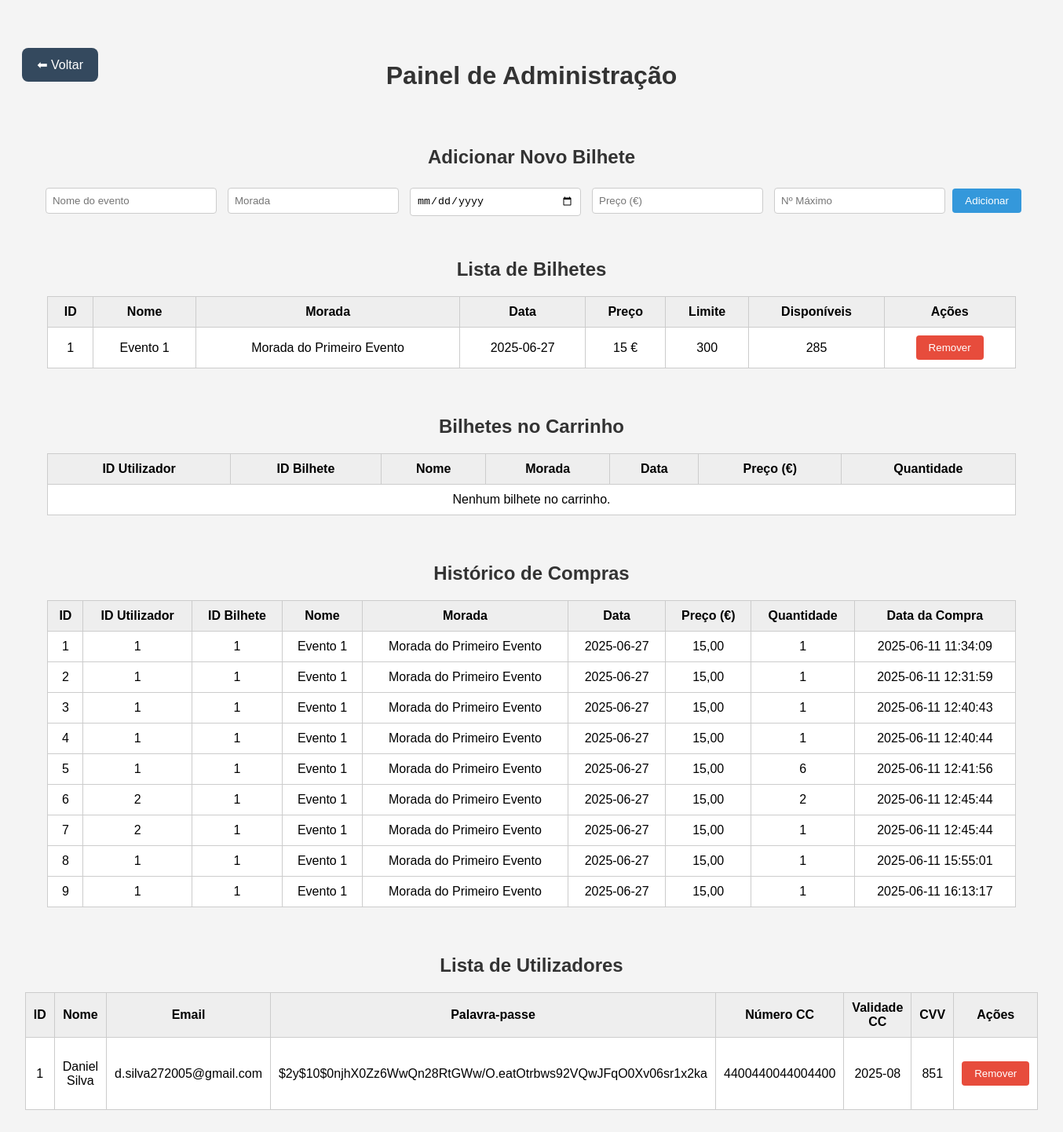
Before: /WebSite/admin_page.php with the older database file.
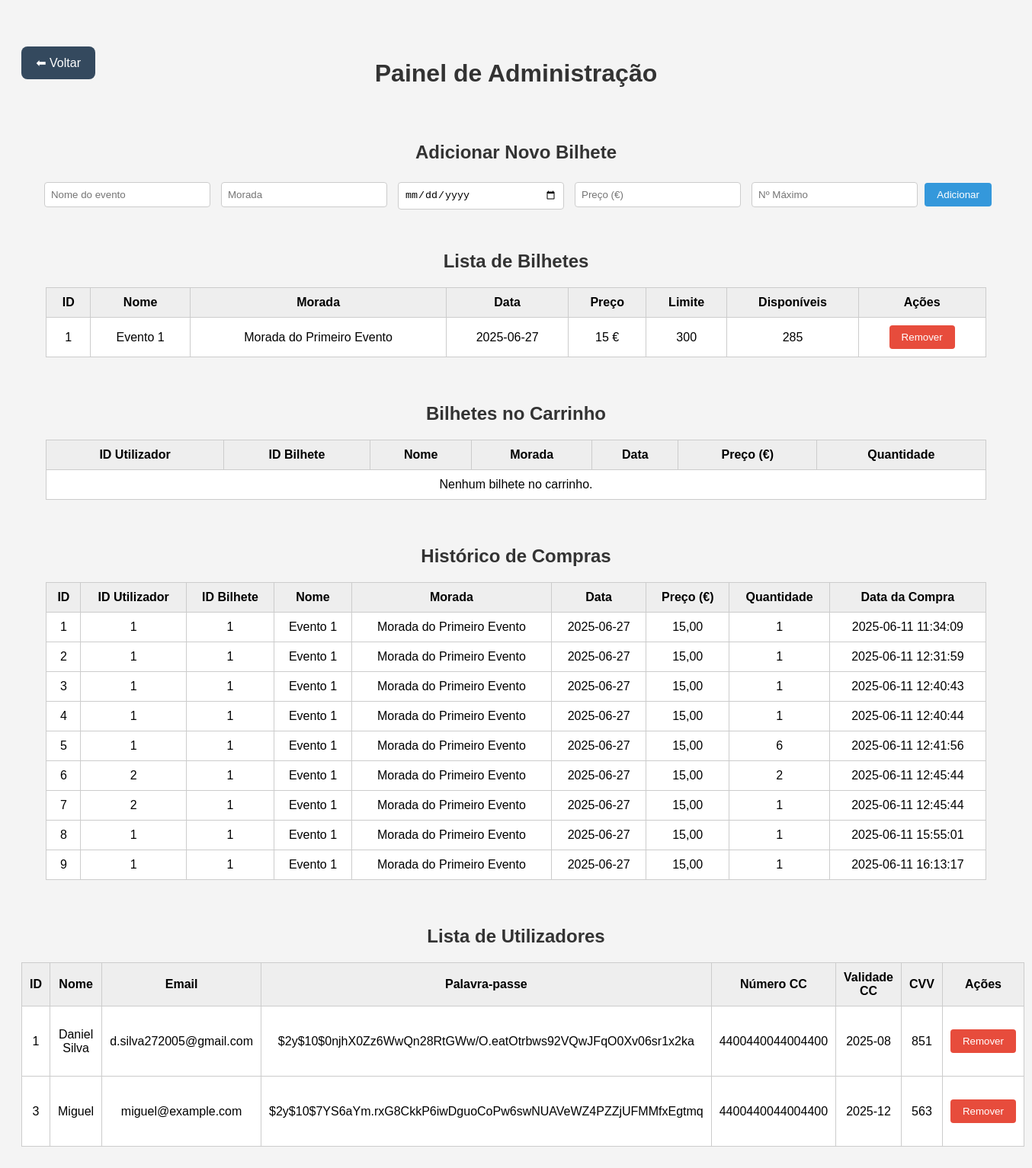
After: the same page with the newer database file.
### tables this page shows
CREATE TABLE lista_bilhetes (
        id INTEGER PRIMARY KEY AUTOINCREMENT,
        nome TEXT NOT NULL,
        morada TEXT NOT NULL,
        dia TEXT NOT NULL,
        preco REAL NOT NULL,
        limite INTEGER,
        disponiveis INTEGER
    );

CREATE TABLE historico (
        id INTEGER PRIMARY KEY AUTOINCREMENT,
        user_id INTEGER,
        id_bilhete INTEGER,
        nome TEXT NOT NULL,
        morada TEXT NOT NULL,
        dia TEXT NOT NULL,
        preco REAL NOT NULL,
        quantidade INTEGER,
        data_compra TEXT
    );

CREATE TABLE dados_cliente (
        user_id INTEGER PRIMARY KEY AUTOINCREMENT,
        nome TEXT NOT NULL,
        email TEXT NOT NULL,
        palavrapasse TEXT NOT NULL,
        num_cc INTEGER,
        validade_cc TEXT NOT NULL,
        cvv_cc INTEGER
    );

### WebSite/admin_page.php (the view, shortened to what this page needs)
<?php
$db = new SQLite3('../DataBase/venda_bilhetes.db');
$bilhetes = [];
$result = $db->query("SELECT * FROM lista_bilhetes");
while ($row = $result->fetchArray(SQLITE3_ASSOC)) {
    $bilhetes[] = $row;
}
$bilhetes_carrinho = [];
$historico = [];
$resultHistorico = $db->query("SELECT * FROM historico");
while ($row = $resultHistorico->fetchArray(SQLITE3_ASSOC)) {
    $historico[] = $row;
}
$utilizadores = [];
$resultUsers = $db->query("SELECT * FROM dados_cliente");
while ($row = $resultUsers->fetchArray(SQLITE3_ASSOC)) {
    $utilizadores[] = $row;
}
?>
<!DOCTYPE html>
<html lang="pt">
<head>
</head>
<body>
    <div class="header">
        <a href="index.php" class="voltar">⬅ Voltar</a>
        <h1>Painel de Administração</h1>
    </div>
<section id="gestao-bilhetes">
    <h2>Adicionar Novo Bilhete</h2>
    <form method="POST">
        <input type="text" name="nome" placeholder="Nome do evento" required>
        <input type="text" name="morada" placeholder="Morada" required>
        <input type="date" name="dia" required>
        <input type="number" name="preco" placeholder="Preço (€)" required>
        <input type="number" name="limite" placeholder="Nº Máximo" required>
        <button class="add" type="submit" name="adicionar">Adicionar</button>
    </form>
    <h2>Lista de Bilhetes</h2>
    <table>
        <tr>
            <th>ID</th>
            <th>Nome</th>
            <th>Morada</th>
            <th>Data</th>
            <th>Preço</th>
            <th>Limite</th>
            <th>Disponíveis</th>
            <th>Ações</th>
        </tr>
        <?php foreach ($bilhetes as $bilhete): ?>
        <tr>
            <td><?= $bilhete['id'] ?></td>
            <td><?= htmlspecialchars($bilhete['nome']) ?></td>
            <td><?= htmlspecialchars($bilhete['morada']) ?></td>
            <td><?= $bilhete['dia'] ?></td>
            <td><?= $bilhete['preco'] ?> €</td>
            <td><?= $bilhete['limite'] ?></td>
            <td><?= $bilhete['disponiveis'] ?></td>
            <td>
                <form method="POST" style="display:inline;" onsubmit="return confirm('Remover este bilhete?');">
                    <button class="remove" type="submit">Remover</button>
                </form>
            </td>
        </tr>
        <?php endforeach; ?>
    </table>
</section>
<section id="bilhetes-carrinho">
    <h2>Bilhetes no Carrinho</h2>
    <table>
        <thead>
            <tr>
                <th>ID Utilizador</th>
                <th>ID Bilhete</th>
                <th>Nome</th>
                <th>Morada</th>
                <th>Data</th>
                <th>Preço (€)</th>
                <th>Quantidade</th>
            </tr>
        </thead>
        <tbody>
            <?php if (empty($bilhetes_carrinho)): ?>
                <tr><td colspan="7">Nenhum bilhete no carrinho.</td></tr>
            <?php endif; ?>
        </tbody>
    </table>
</section>
<section id="historico">
    <h2>Histórico de Compras</h2>
    <table>
        <tr>
            <th>ID</th>
            <th>ID Utilizador</th>
            <th>ID Bilhete</th>
            <th>Nome</th>
            <th>Morada</th>
            <th>Data</th>
            <th>Preço (€)</th>
            <th>Quantidade</th>
            <th>Data da Compra</th>
        </tr>
        <?php foreach ($historico as $compra): ?>
        <tr>
            <td><?= $compra['id'] ?></td>
            <td><?= htmlspecialchars($compra['user_id']) ?></td>
            <td><?= htmlspecialchars($compra['id_bilhete']) ?></td>
            <td><?= htmlspecialchars($compra['nome']) ?></td>
            <td><?= htmlspecialchars($compra['morada']) ?></td>
            <td><?= htmlspecialchars($compra['dia']) ?></td>
            <td><?= number_format($compra['preco'], 2, ',', '.') ?></td>
            <td><?= htmlspecialchars($compra['quantidade']) ?></td>
            <td><?= htmlspecialchars($compra['data_compra']) ?></td>
        </tr>
        <?php endforeach; ?>
    </table>
</section>
<section id="utilizadores">
    <h2>Lista de Utilizadores</h2>
    <table>
        <tr>
            <th>ID</th>
            <th>Nome</th>
            <th>Email</th>
            <th>Palavra-passe</th>
            <th>Número CC</th>
            <th>Validade CC</th>
            <th>CVV</th>
            <th>Ações</th>
        </tr>
        <?php foreach ($utilizadores as $utilizador): ?>
        <tr>
            <td><?= htmlspecialchars($utilizador['user_id']) ?></td>
            <td><?= htmlspecialchars($utilizador['nome']) ?></td>
            <td><?= htmlspecialchars($utilizador['email']) ?></td>
            <td><?= htmlspecialchars($utilizador['palavrapasse']) ?></td>
            <td><?= htmlspecialchars($utilizador['num_cc']) ?></td>
            <td><?= htmlspecialchars($utilizador['validade_cc']) ?></td>
            <td><?= htmlspecialchars($utilizador['cvv_cc']) ?></td>
            <td>
                <form method="POST" onsubmit="return confirm('Tem a certeza que quer remover este utilizador?');">
                    <button class="remove" type="submit" name="remover_utilizador">Remover</button>
                </form>
            </td>
        </tr>
        <?php endforeach; ?>
    </table>
</section>
</body>
</html>

### WebSite/admin_page.php (style rules this page uses)
body { font-family: Arial, sans-serif; background-color: #f4f4f4; padding: 20px; }
h1, h2 { text-align: center; margin-top: 50px; color: #333; }
section { margin-bottom: 60px; }
table { width: 95%; margin: 20px auto; border-collapse: collapse; background-color: white; }
th, td { border: 1px solid #ccc; padding: 10px; text-align: center; }
th { background-color: #eee; }
form { margin: 20px auto; text-align: center; }
input[type="text"], input[type="number"], input[type="date"] { margin: 0.3rem; padding: 0.5rem; border: 1px solid #ccc; border-radius: 4px; width: 200px; }
button { padding: 0.5rem 1rem; color: white; border: none; border-radius: 4px; cursor: pointer; }
button.add { background-color: #3498db; }
button.remove { background-color: #e74c3c; }
a { padding: 5px 10px; background-color: #2ecc71; color: white; text-decoration: none; border-radius: 4px; }
.header { display: flex; align-items: center; justify-content: center; position: relative; margin-bottom: 30px; }
.header .voltar { position: absolute; left: 0; color: white; text-decoration: none; margin: 1rem 0; padding: 0.75rem 1.2rem; background-color: #34495e; border-radius: 8px; transition: 0.2s; font-size: 1rem; text-align: center; }

Changed rows visible on the page:
added dados_cliente: user_id "3", nome "Miguel", email "miguel@example.com", palavrapasse "$2y$10$7YS6aYm.rxG8CkkP6iwDguoCoPw6swNUAVeWZ4PZZjUFMMfxEgtmq", num_cc "4400440044004400", validade_cc "2025-12", cvv_cc "563"
